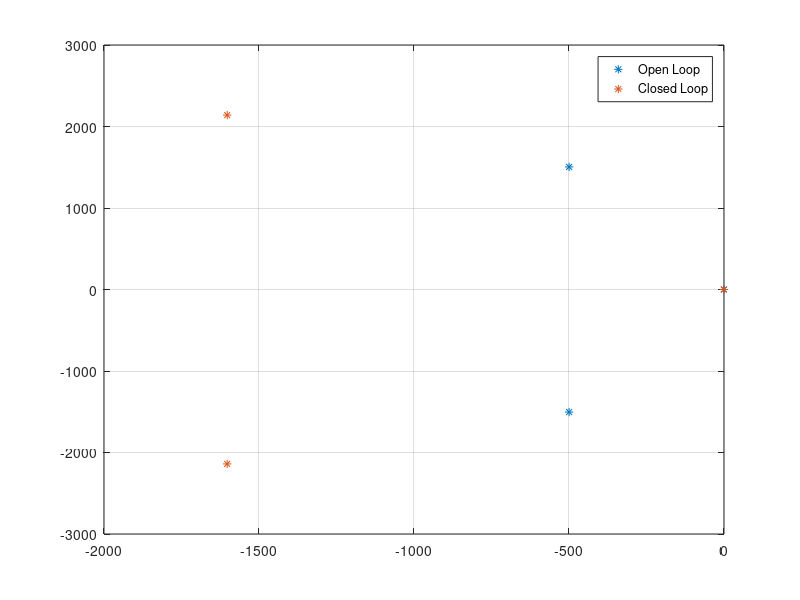

This figure's MATLAB source:
function params = getParameters
% This function puts all the physical parametes into a structure so that it is easy to pass around 

% Actuator areas of the emulation cylinder
d_bore = (6)*0.0254; % [in -> m]
d_rod = (3)*0.0254; % [in -> m]
params.A_cap = pi/4*d_bore^2;
params.A_rod = pi/4*(d_bore^2 - d_rod^2);

% Mass of BOTH cylinders
rho_SS = 8000; % [kg/m^3]
params.stroke = 18*.0254; % [m]
params.m = rho_SS * params.A_rod*params.stroke*2; % [kg] mass of both pistons (rho * pi r^2 * 2L)

% linear damping coeff
params.c = 1e5; % [Ns/m]

% Bulk modulus (may be worth doing a pressure dependent beta)
params.beta = 1.8e9;

% Combined displacement of hydraulic pumps
params.D = 53.8 * 100^-3; % [m^3/rev]

% Speed of pump shaft
params.omega = 1500 /60; % [rev/s]

% Hydrostatic charge pressure
params.charge = 2.6e6;

params.swashTimeConstant = .3; % [s]

params.control.K = getControl(params);
end

function K = getControl(params)
%% unpack parameters
c= params.c;
m = params.m;
beta = params.beta;
A_cap = params.A_cap;
A_rod = params.A_rod;
D= params.D;
omega= params.omega;
stroke = params.stroke;

A = [0 1 0;
    0 -c/m 1/m;
    0 -2*beta/stroke*(A_cap+A_rod) 0];
B = [0;0;-2*beta/stroke*2*D*omega];
Bd = [0;-1/m;0];

% Placing poles
K = place(A,B,[-5,-500+1500i,-500-1500i]);

% LQR
Q = 1000*[1 0 0; 0 1 0; 0 0 0];
R = 1;
sys = ss(A,B,[1 0 0],[]);
[K,~,~] = lqr(sys,Q,R);

for i = 1:length(K) K(i), end

% K = [-30 -10 -1e-4];

A_CL = A-B*K;
B_CL = B*K; B_CL = B_CL(:,1);
OL_poles = eig(A)
CL_poles = eig(A_CL)

sys_CL = ss(A_CL,B_CL,[1 0 0],[]);
% step(sys_CL)

% figure, plot(real(OL_poles),imag(OL_poles),'*')
figure, plot(real(OL_poles),imag(OL_poles),'*',real(CL_poles),imag(CL_poles),'*'), legend('Open Loop','Closed Loop')
grid

if 0
%%
magVal = logspace(2,4,10);
Kvals = NaN(10,3);
for i = 1:10
    Q = magVal(i)*[1 0 0; 0 1 0; 0 0 0];
    R = 1;
    sys = ss(A,B,[1 0 0],[]);
    [Kvals(i,:),~,~] = lqr(sys,Q,R);
end
figure,semilogx(magVal,Kvals(:,1:2))
figure,semilogx(magVal,Kvals(:,3))
%%
end
end
